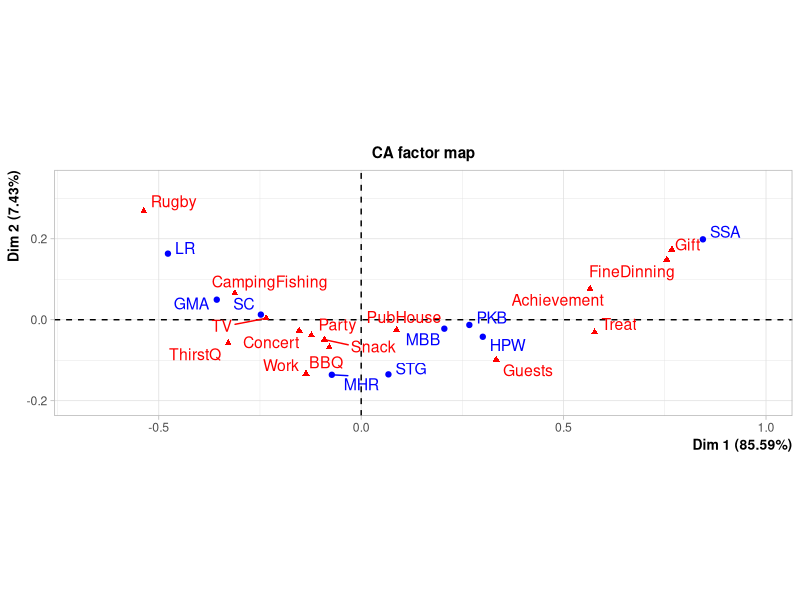

Reproduce this figure in R.
## ---- chunk 1
# Si non installé
# install.packages("readxl")

library(readxl)

cata_data <- read_excel(path = "beers_cata.xlsx")

head(cata_data)    # Vérification visuelle des premières lignes
summary(cata_data) # Aperçu des variables
## ---- chunk 2
cont_tab_item1 <- tapply(cata_data[[3]], cata_data$Product, sum, na.rm = TRUE)
cont_tab_item1
## ---- chunk 3
# Sélection des colonnes d'items (à adapter selon votre fichier)
items_cols <- 3:17

# Agrégation par produit
cont_tab <- aggregate(
  cata_data[, items_cols],
  by = list(Product = cata_data$Product),
  FUN = function(x) sum(x, na.rm = TRUE)
)

# Mise en forme : les noms de produits deviennent les noms de lignes
rownames(cont_tab) <- cont_tab$Product
cont_tab <- cont_tab[, -1] # Suppression de la colonne Product redondante

cont_tab
## ---- chunk 4
# Si non installé
# install.packages("FactoMineR")

library(FactoMineR)

res_descfreq <- descfreq(cont_tab)
names(res_descfreq)
## ---- chunk 5
res_descfreq[["SSA"]]
## ---- chunk 6
#| fig-cap: "Carte produits–items (Analyse des Correspondances)"
res_ca <- CA(cont_tab, graph = FALSE)
plot(res_ca)
